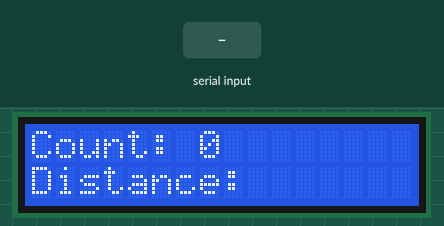
The sketch below on a simulated Arduino Uno, built with avr-gcc and run on an emulated ATmega328P. Parts: 16×2 character LCD. Inputs (shaded band) come from the test bench. What the sketch prints to the serial monitor is not drawn.

Above: at 1.2 s.
1.3 s: "90,45\n" received over Serial
At 1.8 s:
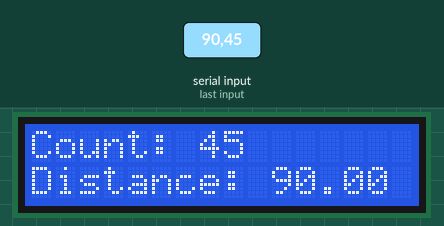
3.8 s: "30,150\n" received over Serial
At 6.5 s:
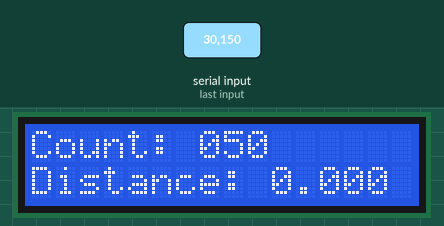
Timing chart, 0 to 8.0 s (numbered marks = the images above; inputs shaded):
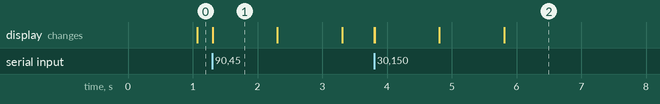

Measured:
- after the input at 1.3 s, the display: changes at once (image 1)
- after the input at 3.8 s, the display: first changes at once (image 2 shows a later state)
- what the display in image 1 shows lasts 1.0 s, from 1.3 s to 2.3 s

The sketch:

distanceCountLCD.ino
```cpp
#include<LiquidCrystal.h>  //Import tle library file into this program to use the lcd function
#define PI 3.142
int count1;
volatile int count = 0;  //Integer num of count
volatile float distance = 0;
LiquidCrystal lcd(8, 9, 4, 5, 6, 7);  //RS,ENABLE,D4,D5,D6,D7

void setup() {
  // put your setup code here, to run once:
  lcd.begin(16, 2);  //LCD screen display of 16  column  and 2  row (Full screen used)
  Serial.begin(9600);
  lcd.clear();  //Clears the LCD screen and positions the cursor in the upper-left corner
  attachInterrupt(3, pin_ISR, CHANGE);   // response to any changes in the interrupt pin's value
  Serial.println("READY");
}

void loop() {
  // put your main code here, to run repeatedly:
  Serial.println("INPUT COMES IN");
  if (Serial.available() > 0) {
    count1 = Serial.read();
    pin_ISR();

  }
  Serial.println("State 1");
  lcd.setCursor(0, 0);  //Starts or begin at 0 column ,0 row
  lcd.print("Count:");
  lcd.setCursor(7, 0);
  count = Serial.parseInt(); //Reads only integer number, other than int will = 0, wont counted
  lcd.print(count);  //Print out the count , counted by the count++
  Serial.println("State 2");
  lcd.setCursor(0, 1);  //At column 0, row 2, become lcd counts from 0,1,2,3...
  lcd.print("Distance:");
  lcd.setCursor(10, 1);  //The position of distance you want it to display at
  distance = Serial.parseInt();
  lcd.print(distance);
  Serial.println("DONE");
}

void pin_ISR() {
  count++;  //If there is INPUT, count++ (Encoder)
  distance = ((count / 35) * (2 * PI * 0.035)); //Explaination inside ipad note
}
```
